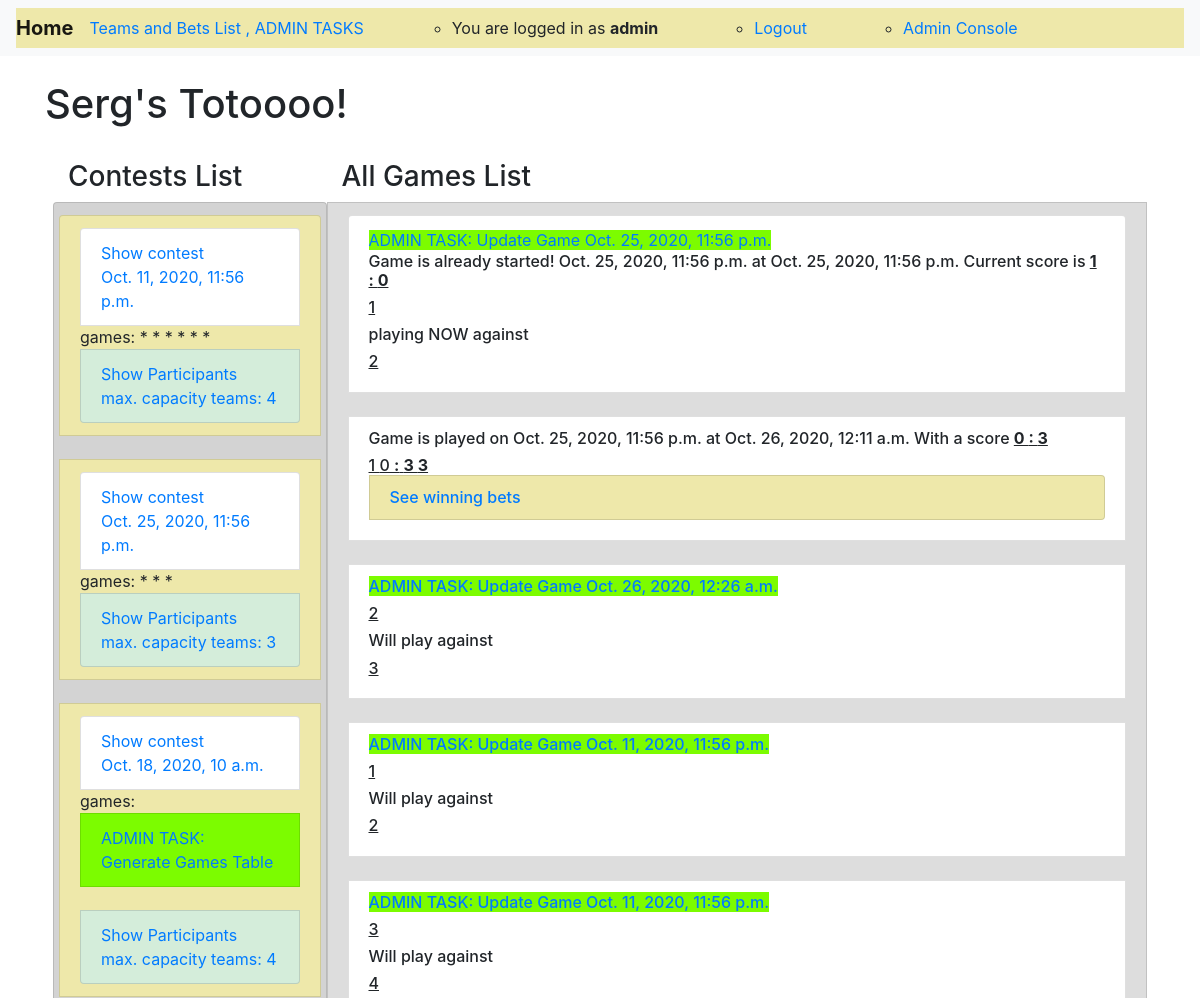
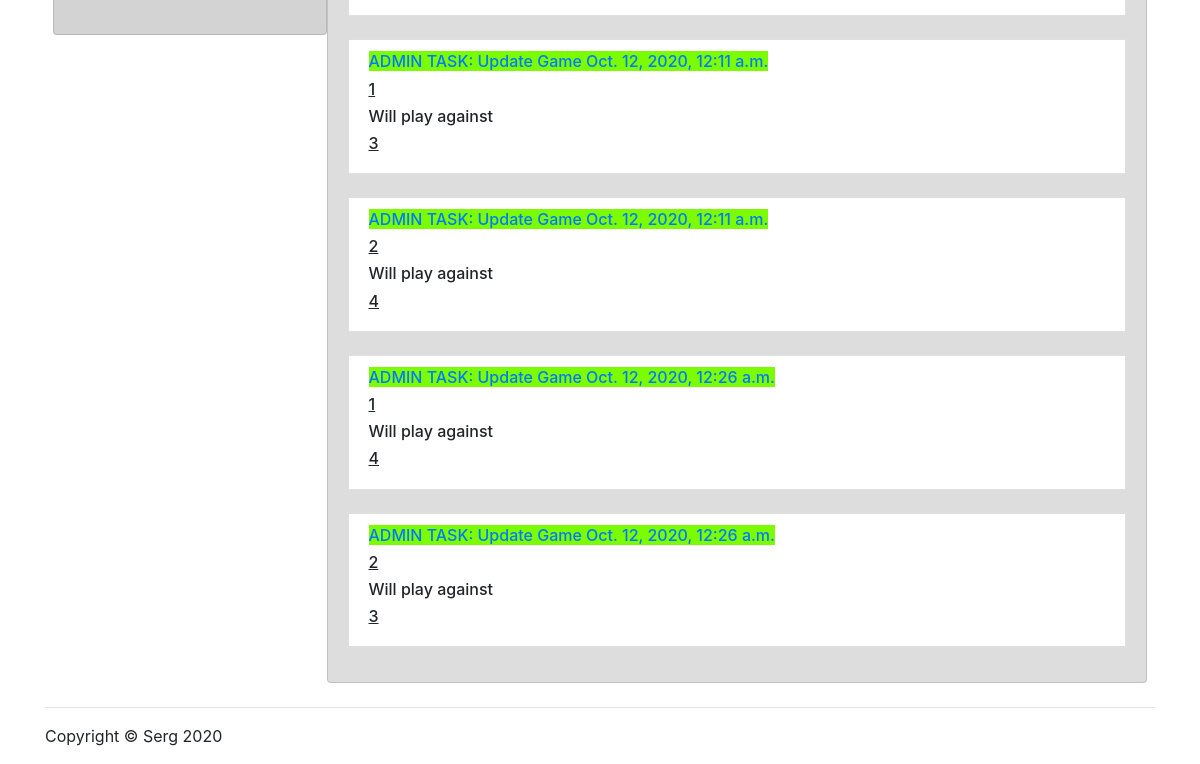
Before: / (signed in) with the older database file (2 pictures, top to bottom).
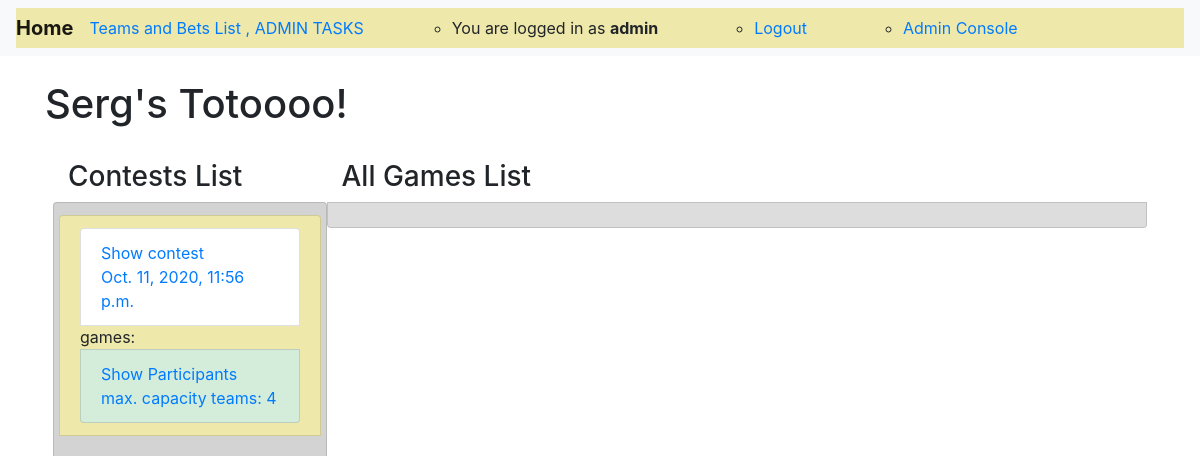
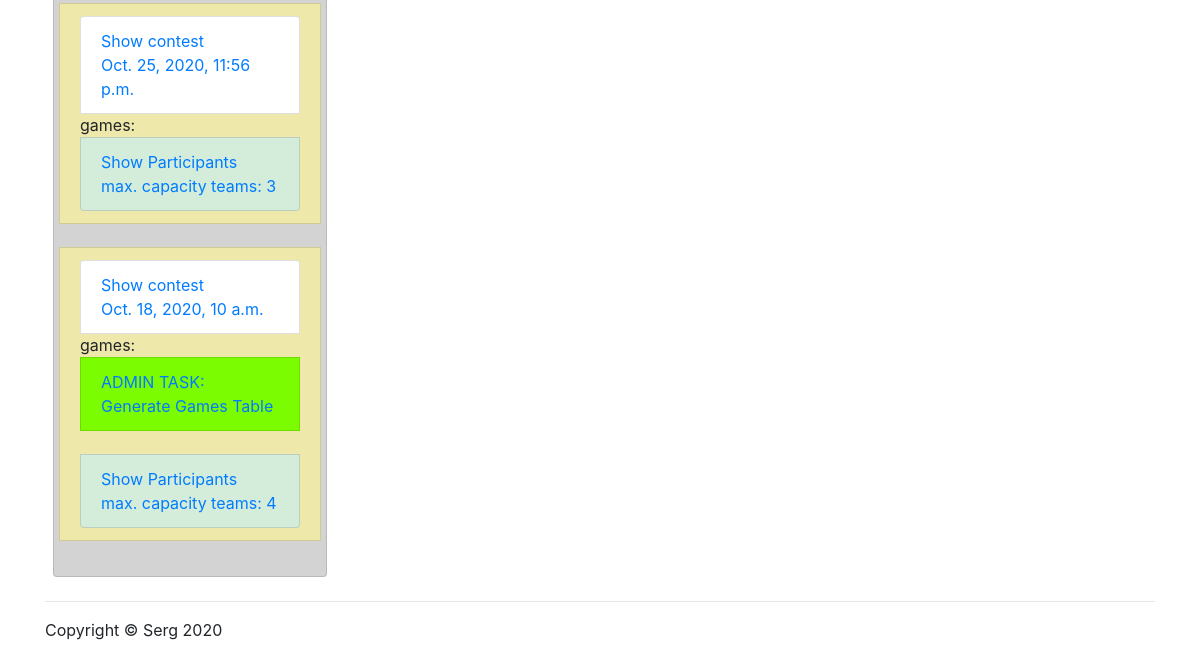
After: the same page with the newer database file (2 pictures, top to bottom).
### sergtoto/models.py (models this page shows, shortened)
class Contest(models.Model):
    contest_start_date = models.DateTimeField(blank=True)
    contest_started = models.BooleanField(default=False)
    contest_completed = models.BooleanField(default=False)
    slug = models.SlugField(max_length=32, unique=True, editable=True)
    game_length = models.IntegerField(default=10)
    pause_length = models.IntegerField(default=5)
    max_teams = models.IntegerField(default=20)
    games_sheduled = models.BooleanField(default=False)

class Game(models.Model):
    contest = models.ForeignKey(Contest, on_delete=models.CASCADE)
    team_a = models.ForeignKey(Team, related_name='name_a', on_delete=models.CASCADE)
    team_b = models.ForeignKey(Team, related_name='name_b', on_delete=models.CASCADE)
    score_team_a = models.IntegerField(default=0)
    score_team_b = models.IntegerField(default=0)
    game_is_started = models.BooleanField(default=False)
    game_is_played = models.BooleanField(default=False)
    slug = models.SlugField(max_length=32, unique=True, editable=True)
    game_date_time = models.DateTimeField(default=timezone.now(), blank=False)

class Team(models.Model):
    name = models.CharField(verbose_name='team_name', max_length=30, unique=True, )
    description = models.TextField()
    added_by = models.ForeignKey(MyUser, on_delete=models.CASCADE)
    slug = models.SlugField(blank=True)
    selected_for_contest = models.BooleanField(default=False, blank=True)
    def __str__(self):
        return self.name

### sergtoto/views.py (the view)
# urls.py: path('', home_view, name='home'),
def home_view(request):
    contests = Contest.objects.all()
    games = Game.objects.all()
    context = {
        'contests': contests,
        'games': games,
    }
    return render(request, 'home.html', context)

### sergtoto/templates/home.html (shortened to what the changed rows need)
{% extends 'base.html' %}
{% load static %}
{% load crispy_forms_tags %}
{% block content %}
    {% if user.is_authenticated %}
        <h1 class="my-4">Serg's Totoooo!</h1>
        <div class="container d-flex p-2">
            <div class="col-lg-3">
                <h3>Contests List</h3>
                <div class="list-group">
                    <div class="row list-group-item" style="background-color:lightgrey;">
                        {% for contest in contests %}
                            <div class="row list-group-item " style="background-color:palegoldenrod;">
                                <a href="{% url 'contest_games' contest.slug %}" class="list-group-item"> Show contest
                                    <br> {{ contest.contest_start_date }}
                                    <br></a>
                                games:
                                {% for game in games %}
                                    {% if game.contest_id == contest.id %}
                                        *
                                    {% endif %}
                                {% endfor %}
                                {% if user.is_admin and not contest.games_sheduled %}
                                    <a href="{% url 'games' contest.slug %}" class="list-group-item" method="post"
                                       style="background-color: lawngreen">
                                        ADMIN TASK:
                                        <br>
                                        Generate Games Table</a>
                                {% endif %}
                                <br>
                                <a href="{% url 'contest_participants' contest.slug %}" class="list-group-item"
                                   method="post" style="background-color:#d4edda">
                                    Show Participants <br> max. capacity teams: {{ contest.max_teams }}</a>
                            </div>
                            <br>
                        {% endfor %}
                    </div>
                </div>
            </div>
            <div class="col-lg-9">
                <h3>All Games List</h3>
                <div class="row list-group-item" style="background-color:#dddddd;">
                    {% for game in  games %}
                        <div class="list-group-item">
                            <div class="list-group-horizontal">
                                {% if game.game_is_played %}
                                    <h6> Game is played on {{ game.contest.contest_start_date }}
                                        at {{ game.game_date_time }}
                                        With a score
                                        <b><u>{{ game.score_team_a }} : {{ game.score_team_b }}</u></b></h6>
                                    <h6>
                                        <u>{% if game.score_team_a > game.score_team_b %}<b>{% endif %}
                                            {{ game.team_a }} {{ game.score_team_a }}</b>
                                            <b> :</b>
                                            {% if game.score_team_b > game.score_team_a %}<b>{% endif %}
                                            {{ game.score_team_b }} {{ game.team_b }}</u></b>
                                        <a href="{% url 'bets_winners' game.slug %}" class="list-group-item"
                                           method="post"
                                           style="background-color: palegoldenrod">
                                            See winning bets</a>
                                    </h6>
                                {% elif game.game_is_started %}
                                    {% if user.is_admin %}
                                        <a href="{% url 'update_game' game.slug %}" style="background-color: lawngreen">
                                            ADMIN TASK: Update Game
                                            {{ game.game_date_time }}</a>
                                    {% endif %}
                                    <h6> Game is already started! {{ game.contest.contest_start_date }}
                                        at {{ game.game_date_time }}
                                        Current score is
                                        <b><u>{{ game.score_team_a }} : {{ game.score_team_b }}</u></b></h6>
                                    <h6>
                                        <u>{{ game.team_a }}</u>
                                    </h6>
                                    <h6>playing NOW against</h6>
                                    <h6>
                                        <u>{{ game.team_b }}</u>
                                    </h6>
                                {% elif game.game_is_started is not True %}
                                    <h6>
                                        {% if user.is_admin %}
                                            <a href="{% url 'update_game' game.slug %}"
                                               style="background-color: lawngreen">
                                                ADMIN TASK: Update Game
                                                {{ game.game_date_time }}</a>
                                        {% endif %}
                                        <br>
                                    </h6>
                                    <h6>
                                        <u>{{ game.team_a }}</u>
                                    </h6>
                                    <h6>
                                        Will play against
                                    </h6>
                                    <h6>
                                        <u>{{ game.team_b }}</u>
                                    </h6>
                                {% endif %}
                            </div>
                        </div>
                        <br>
                    {% endfor %}
                </div>
            </div>
        </div>
    {% endif %}
{% endblock content %}

Changed rows visible on the page:
removed Game: game_date_time "Oct. 11, 2020, 11:56 p.m.", team_a "1", team_b "2"
removed Game: game_date_time "Oct. 11, 2020, 11:56 p.m.", team_a "3", team_b "4"
removed Game: game_date_time "Oct. 12, 2020, 12:11 a.m.", team_a "1", team_b "3"
removed Game: game_date_time "Oct. 12, 2020, 12:11 a.m.", team_a "2", team_b "4"
removed Game: game_date_time "Oct. 12, 2020, 12:26 a.m.", team_a "1", team_b "4"
removed Game: game_date_time "Oct. 12, 2020, 12:26 a.m.", team_a "2", team_b "3"
removed Game: game_date_time "Oct. 25, 2020, 11:56 p.m.", contest.contest_start_date "Oct. 25, 2020, 11:56 p.m.", score_team_a "1", score_team_b "0", team_a "1", team_b "2"
removed Game: contest.contest_start_date "Oct. 25, 2020, 11:56 p.m.", game_date_time "Oct. 26, 2020, 12:11 a.m.", score_team_a "0", score_team_b "3", team_a "1", team_b "3"
removed Game: game_date_time "Oct. 26, 2020, 12:26 a.m.", team_a "2", team_b "3"
